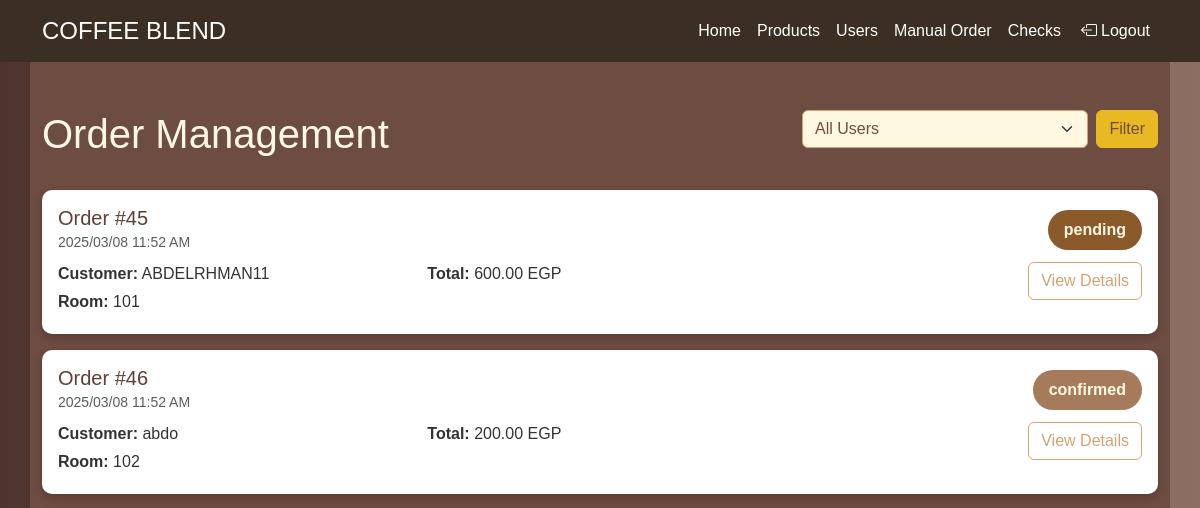
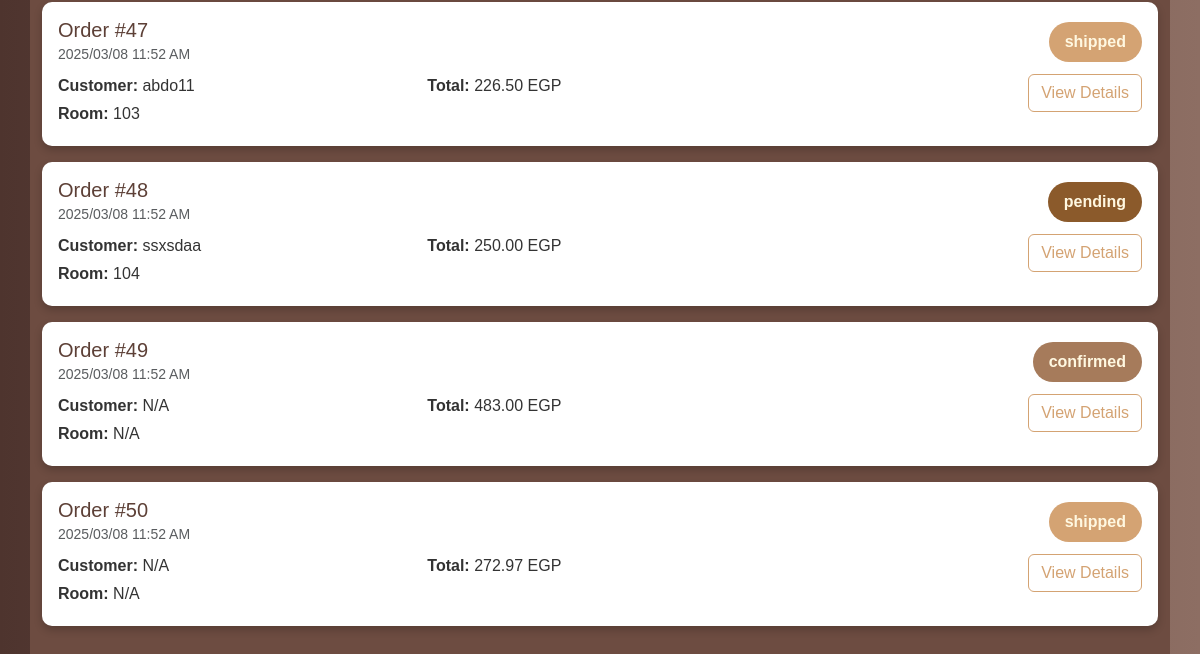
Page /orders.php on the earlier database version (2 pictures, top to bottom).
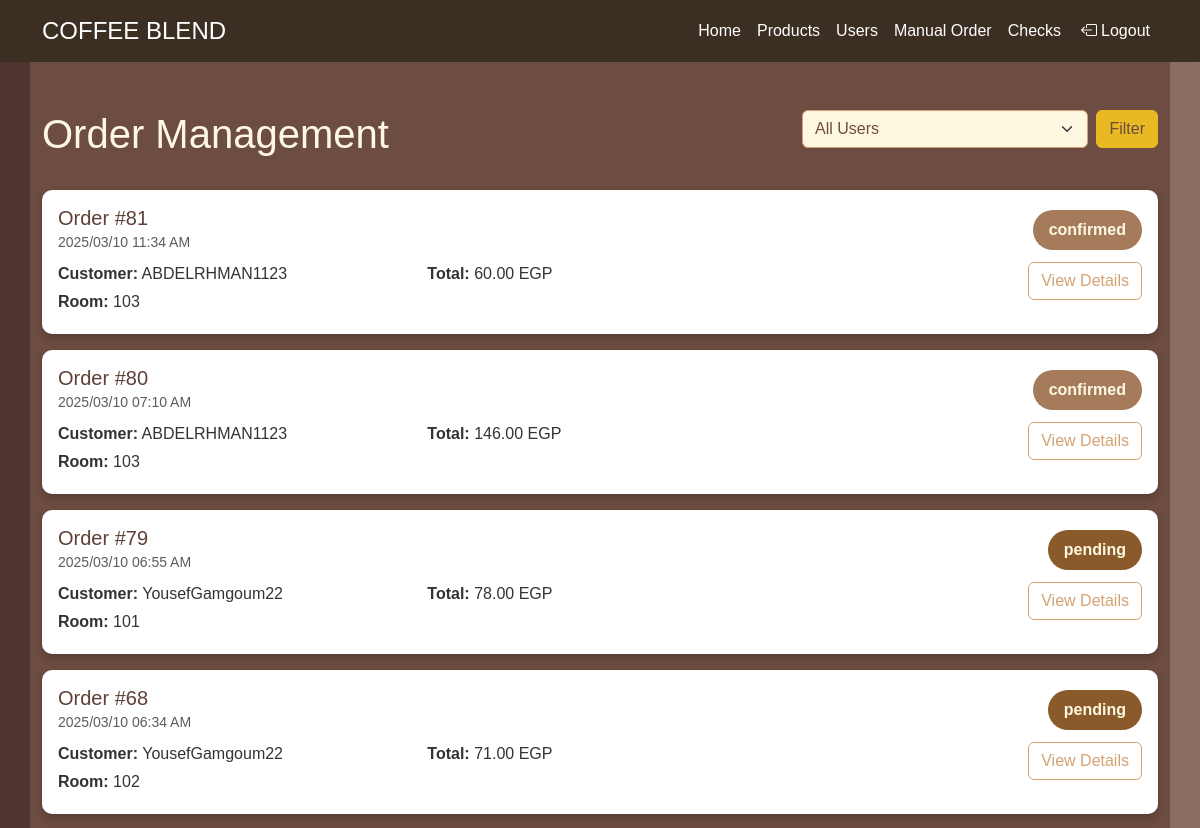
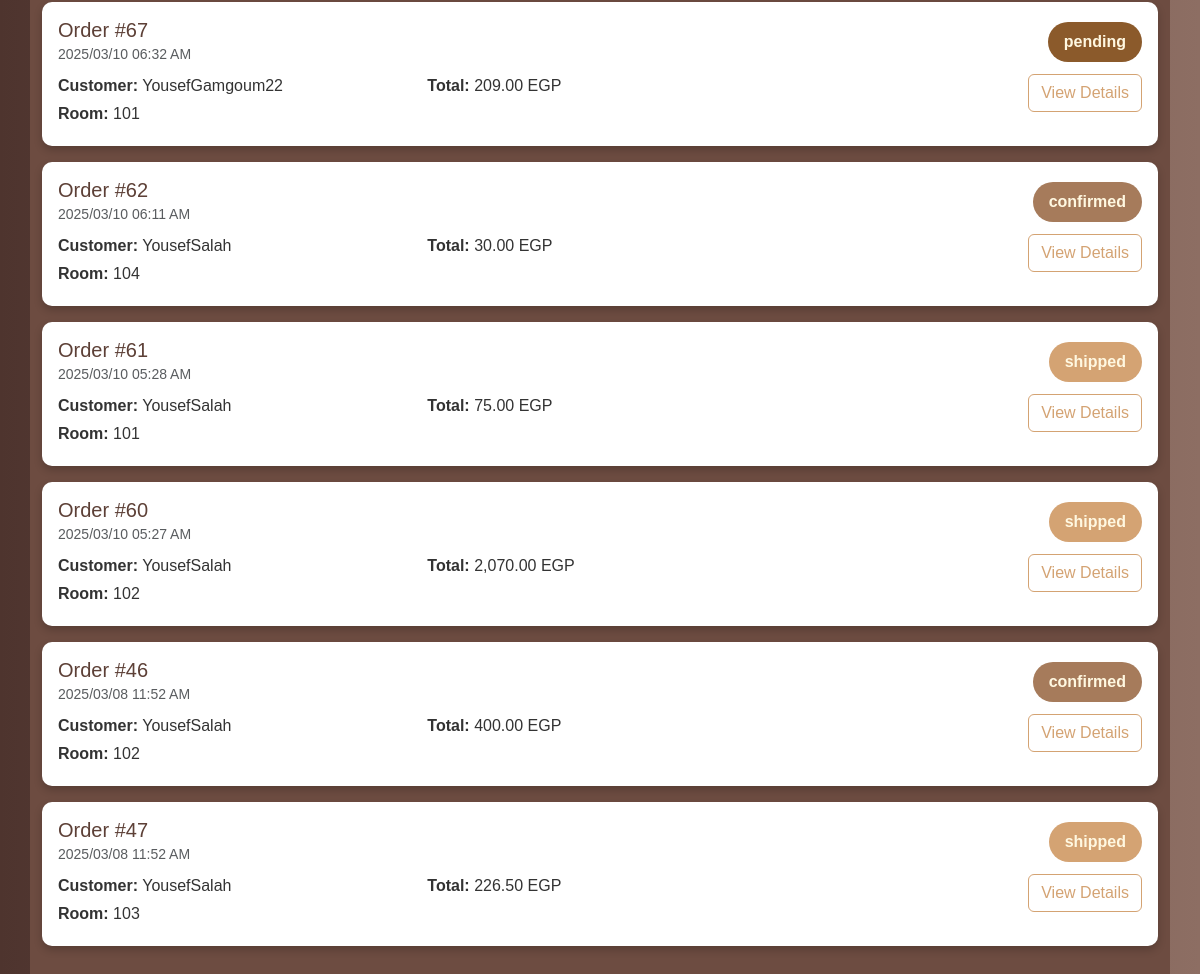
Same page on the later database version (2 pictures, top to bottom).
### tables this page shows
CREATE TABLE `orders` (
  `order_id` int NOT NULL AUTO_INCREMENT,
  `Amount` int NOT NULL,
  `unit_price` decimal(10,2) NOT NULL,
  `total_price` decimal(10,2) NOT NULL,
  `created_at` timestamp NULL DEFAULT CURRENT_TIMESTAMP,
  `status` varchar(50) DEFAULT 'pending',
  `user_id` int DEFAULT NULL,
  `room_id` int DEFAULT NULL,
  PRIMARY KEY (`order_id`),
  KEY `fk_user_id` (`user_id`),
  CONSTRAINT `fk_user_id` FOREIGN KEY (`user_id`) REFERENCES `users` (`id`) ON DELETE SET NULL ON UPDATE CASCADE
);

CREATE TABLE `users` (
  `id` int NOT NULL AUTO_INCREMENT,
  `username` varchar(50) NOT NULL,
  `email` varchar(100) NOT NULL,
  `password` varchar(255) NOT NULL,
  `profile_picture` varchar(255) DEFAULT NULL,
  `role` enum('user','admin') DEFAULT 'user',
  `created_at` timestamp NOT NULL DEFAULT CURRENT_TIMESTAMP,
  `roomno` varchar(255) NOT NULL,
  PRIMARY KEY (`id`),
  UNIQUE KEY `username` (`username`),
  UNIQUE KEY `email` (`email`)
);

CREATE TABLE `rooms` (
  `id` int NOT NULL AUTO_INCREMENT,
  `room_number` varchar(10) NOT NULL,
  `capacity` int NOT NULL,
  PRIMARY KEY (`id`),
  UNIQUE KEY `room_number` (`room_number`)
);

### orders.php (the view, shortened to what this page needs)
<?php
function getConnection()
{
    $host = 'localhost';
    $dbname = 'php project';
    $username = 'root';
    $password = 'Root@123';
    try {
        $connection = new PDO(
            "mysql:host=$host;dbname=$dbname;charset=utf8mb4",
            $username,
            $password,
            [
                PDO::ATTR_ERRMODE => PDO::ERRMODE_EXCEPTION,
                PDO::ATTR_DEFAULT_FETCH_MODE => PDO::FETCH_ASSOC
            ]
        );
        return $connection;
    } catch (PDOException $e) {
        error_log("Connection error: " . $e->getMessage());
        die("Database connection error: " . $e->getMessage());
    }
}
function getActiveOrders($userId = null)
{
    try {
        $connection = getConnection();
        $sql = "SELECT
                    o.order_id,
                    DATE_FORMAT(o.created_at, '%Y/%m/%d %h:%i %p') as date,
                    u.username as name,
                    r.room_number as room,
                    o.total_price,
                    LOWER(o.status) as status
                FROM orders o
                LEFT JOIN users u ON o.user_id = u.id
                LEFT JOIN rooms r ON o.room_id = r.room_number
                WHERE o.status NOT IN ('done', 'delivered')";
        $params = [];
        $sql .= " ORDER BY o.created_at DESC";
        $stmt = $connection->prepare($sql);
        $stmt->execute($params);
        $result = $stmt->fetchAll();
        return $result;
    } catch (PDOException $e) {
        error_log("Error fetching orders: " . $e->getMessage());
        return [];
    }
}
$filteredUserId = isset($_GET['user_id']) ? (int)$_GET['user_id'] : null;
$selectedOrderId = isset($_GET['order_id']) ? (int)$_GET['order_id'] : null;
$activeOrders = getActiveOrders($filteredUserId);
$orderDetails = $selectedOrderId ? getOrderDetails($selectedOrderId) : null;
$orderItems = $selectedOrderId ? getOrderItems($selectedOrderId) : [];
?>
<!DOCTYPE html>
<html lang="en">
<head>
    <link href="https://cdn.jsdelivr.net/npm/bootstrap@5.1.3/dist/css/bootstrap.min.css" rel="stylesheet">
    <link href="https://cdnjs.cloudflare.com/ajax/libs/bootstrap/5.3.2/css/bootstrap.min.css" rel="stylesheet"
 />
    <link rel="stylesheet" href="https://cdn.jsdelivr.net/npm/bootstrap-icons@1.11.3/font/bootstrap-icons.min.css">
    <link rel="stylesheet" href="https://cdnjs.cloudflare.com/ajax/libs/font-awesome/6.7.2/css/all.min.css" />
</head>
<body>
<nav class="navbar navbar-expand-lg" >
        <div class="container navStyle">
            <a class="navbar-brand text-uppercase fs-4" href="#">Coffee <span class="fs-4 display-5">Blend</span></a>
            <div class="collapse navbar-collapse" id="navbarNavAltMarkup">
                <div class="navbar-nav ms-5 d-flex justify-content-end w-100">
                    <a class="nav-link active" aria-current="page" href="./admin.php">Home</a>
                    <a class="nav-link" href="./VIewProducts.php">Products</a>
                    <a class="nav-link" href="./list.php">Users</a>
                    <a class="nav-link" href="./orders.php">Manual Order</a>
                    <a class="nav-link" href="./check.php">Checks</a>
                    <li class="nav-item "><a class=" nav-link  d-flex align-items-center" id="logoutBtn" href="logout.php"><i class="bi bi-box-arrow-left text-end  fw-bolder mx-1"></i>Logout</a></li>
                        </div>
            </div>
        </div>
    </nav>
    <div class="container py-5">
        <div class="row mb-4">
            <div class="col-md-8">
                <h1>Order Management</h1>
            </div>
            <div class="col-md-4">
                <form method="GET" class="d-flex gap-2">
                    <select name="user_id" class="form-select">
                        <option value="">All Users</option>
                    </select>
                    <button type="submit" class="btn btn-warning">Filter</button>
                </form>
            </div>
        </div>
        <?php if ($selectedOrderId && $orderDetails): ?>
            <div class="card mb-4">
                <div class="card-header d-flex justify-content-between align-items-center">
                    <h4 class="custom">Order Details #<?= htmlspecialchars($orderDetails['order_id']) ?></h4>
                    <a href="?" class="btn btn-secondary">Back to List</a>
                </div>
                <div class="card-body">
                    <div class="row mb-4">
                        <div class="col-md-6">
                            <h5 class="custom">Customer Information</h5>
                            <p><strong>Name:</strong> <?= htmlspecialchars($orderDetails['name'] ?? 'N/A') ?></p>
                            <p><strong>Email:</strong> <?= htmlspecialchars($orderDetails['email'] ?? 'N/A') ?></p>
                        </div>
                        <div class="col-md-6">
                            <h5 class="custom">Delivery Information</h5>
                            <p ><strong>Room:</strong> <?= htmlspecialchars($orderDetails['room'] ?? 'N/A') ?></p>
                            <p class="custom"><strong >Order Time:</strong> <?= htmlspecialchars($orderDetails['date']) ?></p>
                        </div>
                    </div>
                    <h5 class="custom">Order Items</h5>
                    <?php if (empty($orderItems)): ?>
                        <p>No items found for this order.</p>
                    <?php else: ?>
                        <table class="table table-bordered">
                            <thead>
                                <tr>
                                    <th>Product</th>
                                    <th>Price</th>
                                    <th>Quantity</th>
                                    <th>Total</th>
                                </tr>
                            </thead>
                            <tbody>
                                <?php foreach ($orderItems as $item): ?>
                                    <tr>
                                        <td><?= htmlspecialchars($item['name']) ?></td>
                                        <td><?= number_format($item['price'], 2) ?> EGP</td>
                                        <td><?= htmlspecialchars($item['quantity']) ?></td>
                                        <td><?= number_format($item['total'], 2) ?> EGP</td>
                                    </tr>
                                <?php endforeach; ?>
                            </tbody>
                            <tfoot>
                                <tr>
                                    <th colspan="3">Total</th>
                                    <th><?= number_format($orderDetails['total_price'], 2) ?> EGP</th>
                                </tr>
                            </tfoot>
                        </table>
                    <?php endif; ?>
                    <form method="POST" class="mt-4">
                        <input type="hidden" name="order_id" value="<?= htmlspecialchars($orderDetails['order_id']) ?>">
                        <div class="d-flex align-items-center gap-3 form">
                            <select name="status" class="form-select w-auto">
                                <option value="pending" <?= $orderDetails['status'] === 'pending' ? 'selected' : '' ?>>Pending</option>
                                <option value="confirmed" <?= $orderDetails['status'] === 'confirmed' ? 'selected' : '' ?>>Confirmed</option>
                                <option value="shipped" <?= $orderDetails['status'] === 'shipped' ? 'selected' : '' ?>>Shipped</option>
                            </select>
                            <button type="submit" class="btn btn-primary">Update Status</button>
                        </div>
                    </form>
                </div>
            </div>
        <?php else: ?>
            <?php if (empty($activeOrders)): ?>
                <div class="alert alert-info">No active orders found. Check database status values.</div>
            <?php else: ?>
                <?php foreach ($activeOrders as $order): ?>
                    <div class="order-card mb-3 p-3">
                        <div class="d-flex justify-content-between align-items-center mb-2">
                            <div>
                                <h5 class="mb-0 " style="color: #5D4037;">Order #<?= htmlspecialchars($order['order_id']) ?></h5>
                                <small class="text-muted"><?= htmlspecialchars($order['date']) ?></small>
                            </div>
                            <span class="status-badge status-<?= htmlspecialchars($order['status']) ?>">
                                <?= htmlspecialchars($order['status']) ?>
                            </span>
                        </div>
                        <div class="row">
                            <div class="col-md-4">
                                <p class="mb-1"><strong>Customer:</strong> <?= htmlspecialchars($order['name'] ?? 'N/A') ?></p>
                                <p class="mb-1"><strong>Room:</strong> <?= htmlspecialchars($order['room'] ?? 'N/A') ?></p>
                            </div>
                            <div class="col-md-4">
                                <p class="mb-1"><strong>Total:</strong> <?= number_format($order['total_price'], 2) ?> EGP</p>
                            </div>
                            <div class="col-md-4 text-end">
                                <a href="?order_id=<?= htmlspecialchars($order['order_id']) ?>" class="btn btn-outline-primary">View Details</a>
                            </div>
                        </div>
                    </div>
                <?php endforeach; ?>
            <?php endif; ?>
        <?php endif; ?>
    </div>
</body>
</html>

### orders.php (style rules this page uses)
:root { --primary-color: #6D4C41; --secondary-color: #FFF8E1; --accent-color: #D4A373; --text-color: #FFF8E1; --card-bg: #FFFFFF; --shadow-color: rgba(0, 0, 0, 0.2); }
body { background-color: var(--primary-color); color: var(--text-color); min-height: 100vh; font-family: Arial, sans-serif; }
.container { background-color: var(--primary-color); }
.order-card { background: var(--card-bg); border-radius: 10px; transition: transform 0.2s; box-shadow: 0 4px 8px var(--shadow-color); color: #333; }
.status-badge { padding: 0.5rem 1rem; border-radius: 20px; font-weight: bold; color: #FFF8E1; }
.status-pending { background: #8B5A2B; }
.status-confirmed { background: #A67B5B; }
.status-shipped { background: #D4A373; }
.btn-outline-primary { color: var(--accent-color); border-color: var(--accent-color); }
.btn-warning { background-color: #E8B923; color: var(--primary-color); border-color: #E8B923; }
h1, h4, h5 { color: var(--text-color); }
.form-select { background-color: var(--secondary-color); color: var(--primary-color); border-color: var(--accent-color); }
nav { background-color: #3b2f23 !important; z-index: 999; }
.navStyle { background-color: #3b2f23 !important; }
nav a { color: white !important; }
body { background: linear-gradient(to right, #4E342E, #8D6E63); }

Differences in the rows shown:
removed orders: order_id "45", date "2025/03/08 11:52 AM", status "pending", user.username "ABDELRHMAN11", rooms.room_number "101", total_price "600.00"
removed orders: order_id "48", date "2025/03/08 11:52 AM", status "pending", user.username "ssxsdaa", rooms.room_number "104", total_price "250.00"
removed orders: order_id "49", date "2025/03/08 11:52 AM", status "confirmed", name "N/A", room "N/A", total_price "483.00"
removed orders: order_id "50", date "2025/03/08 11:52 AM", status "shipped", name "N/A", room "N/A", total_price "272.97"
added orders: order_id "81", date "2025/03/10 11:34 AM", status "confirmed", user.username "ABDELRHMAN1123", rooms.room_number "103", total_price "60.00"
added orders: order_id "80", date "2025/03/10 07:10 AM", status "confirmed", user.username "ABDELRHMAN1123", rooms.room_number "103", total_price "146.00"
added orders: order_id "79", date "2025/03/10 06:55 AM", status "pending", user.username "YousefGamgoum22", rooms.room_number "101", total_price "78.00"
added orders: order_id "68", date "2025/03/10 06:34 AM", status "pending", user.username "YousefGamgoum22", rooms.room_number "102", total_price "71.00"
added orders: order_id "67", date "2025/03/10 06:32 AM", status "pending", user.username "YousefGamgoum22", rooms.room_number "101", total_price "209.00"
added orders: order_id "62", date "2025/03/10 06:11 AM", status "confirmed", user.username "YousefSalah", rooms.room_number "104", total_price "30.00"
added orders: order_id "61", date "2025/03/10 05:28 AM", status "shipped", user.username "YousefSalah", rooms.room_number "101", total_price "75.00"
added orders: order_id "60", date "2025/03/10 05:27 AM", status "shipped", user.username "YousefSalah", rooms.room_number "102", total_price "2,070.00"
changed orders id 46: user.username "abdo" → "YousefSalah"; total_price "200.00" → "400.00"
changed orders id 47: user.username "abdo11" → "YousefSalah"
